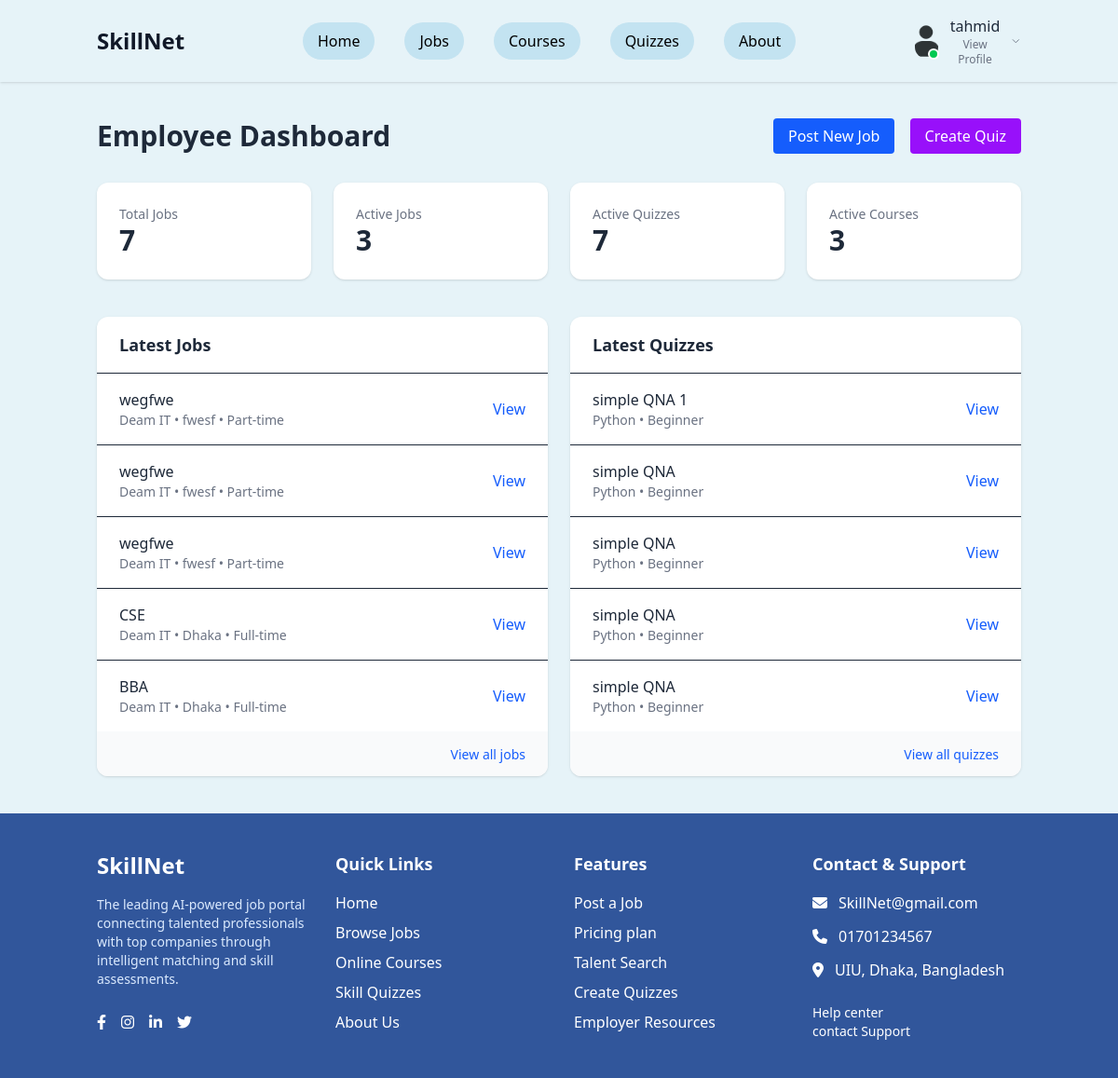
Screenshot of /employee/ (signed in) with the database file from the repository.
### app/models.py (models this page shows, shortened)
class Job(models.Model):
    JOB_TYPES = [
        ('full_time', 'Full-time'),
        ('part_time', 'Part-time'),
        ('contract', 'Contract'),
        ('internship', 'Internship'),
    ]
    EXPERIENCE_LEVELS = [
        ('entry', 'Entry-level'),
        ('mid', 'Mid-level'),
        ('senior', 'Senior'),
        ('top', 'Top-level'),
    ]
    WORK_MODES = [
        ('remote', 'Remote'),
        ('office', 'Office'),
        ('hybrid', 'Hybrid'),
    ]
    title = models.CharField(max_length=200)
    company = models.ForeignKey(Company, on_delete=models.CASCADE)
    location = models.CharField(max_length=100)
    salary_min = models.DecimalField(max_digits=10, decimal_places=2)
    salary_max = models.DecimalField(max_digits=10, decimal_places=2)
    job_type = models.CharField(max_length=20, choices=JOB_TYPES, default='full_time')
    experience_level = models.CharField(max_length=20, choices=EXPERIENCE_LEVELS, default='mid')
    work_mode = models.CharField(max_length=20, choices=WORK_MODES, default='office')
    description = models.TextField()
    requirements = models.TextField()
    skills_required = models.CharField(max_length=500)
    posted_date = models.DateTimeField(auto_now_add=True)
    is_active = models.BooleanField(default=True)
    category = models.CharField(max_length=100, default='General')

class Company(models.Model):
    name = models.CharField(max_length=200)
    logo = models.ImageField(upload_to='company_logos/', blank=True, null=True)
    description = models.TextField(blank=True)

class Quiz(models.Model):
    DIFFICULTY_LEVELS = [
        ('beginner', 'Beginner'),
        ('intermediate', 'Intermediate'),
        ('advanced', 'Advanced'),
    ]
    title = models.CharField(max_length=200)
    category = models.ForeignKey(QuizCategory, on_delete=models.CASCADE)
    instructor = models.CharField(max_length=100, default='Saharier')
    instructor_photo = models.ImageField(upload_to='instructor_photos/', blank=True, null=True)
    description = models.TextField(blank=True)
    difficulty = models.CharField(max_length=20, choices=DIFFICULTY_LEVELS, default='beginner')
    duration_minutes = models.IntegerField(default=30)
    total_questions = models.IntegerField(default=10)
    passing_score = models.IntegerField(default=70)
    rating = models.DecimalField(max_digits=3, decimal_places=1, default=5.0)
    rating_count = models.IntegerField(default=0)
    attempts_count = models.IntegerField(default=0)
    is_active = models.BooleanField(default=True)
    created_date = models.DateTimeField(auto_now_add=True)

class QuizCategory(models.Model):
    name = models.CharField(max_length=100)
    description = models.TextField(blank=True)

### accounts/views.py (the view)
# urls.py: path('employee/', employee_view, name='employee_view'),
@login_required
def employee_view(request):
    try:
        user_profile = CustomUser.objects.get(user=request.user)
        user_type = user_profile.user_type
    except CustomUser.DoesNotExist:
        user_type = 'user'
    if user_type not in ('employee', 'admin'):
        messages.error(request, 'Access denied: Employee area.')
        return redirect('home')
    context = {
        'jobs_count': Job.objects.count(),
        'active_jobs_count': Job.objects.filter(is_active=True).count(),
        'quizzes_count': Quiz.objects.filter(is_active=True).count(),
        'courses_count': Course.objects.filter(is_active=True).count(),
        'latest_jobs': Job.objects.order_by('-posted_date')[:5],
        'latest_quizzes': Quiz.objects.order_by('-created_date')[:5],
    }
    return render(request, 'employee/dashboard.html', context)

### static/templates/employee/dashboard.html
{% extends 'base.html' %}
{% load static %}
{% block content %}
<div class="container mx-auto px-4 py-10">
  <div class="flex items-center justify-between mb-8">
    <h1 class="text-3xl font-bold">Employee Dashboard</h1>
    <div class="space-x-3">
      <a href="{% url 'app:create_job' %}" class="px-4 py-2 bg-blue-600 text-white rounded hover:bg-blue-700">Post New Job</a>
      <a href="/admin/app/quiz/add/" class="px-4 py-2 bg-purple-600 text-white rounded hover:bg-purple-700">Create Quiz</a>
    </div>
  </div>
  <div class="grid grid-cols-1 md:grid-cols-2 lg:grid-cols-4 gap-6 mb-10">
    <div class="bg-white rounded-xl shadow p-6">
      <div class="text-sm text-gray-500">Total Jobs</div>
      <div class="text-3xl font-semibold">{{ jobs_count }}</div>
    </div>
    <div class="bg-white rounded-xl shadow p-6">
      <div class="text-sm text-gray-500">Active Jobs</div>
      <div class="text-3xl font-semibold">{{ active_jobs_count }}</div>
    </div>
    <div class="bg-white rounded-xl shadow p-6">
      <div class="text-sm text-gray-500">Active Quizzes</div>
      <div class="text-3xl font-semibold">{{ quizzes_count }}</div>
    </div>
    <div class="bg-white rounded-xl shadow p-6">
      <div class="text-sm text-gray-500">Active Courses</div>
      <div class="text-3xl font-semibold">{{ courses_count }}</div>
    </div>
  </div>
  <div class="grid grid-cols-1 lg:grid-cols-2 gap-6">
    <div class="bg-white rounded-xl shadow overflow-hidden">
      <div class="px-6 py-4 border-b">
        <h2 class="text-lg font-semibold">Latest Jobs</h2>
      </div>
      <div class="divide-y">
        {% for job in latest_jobs %}
          <div class="px-6 py-4 flex items-center justify-between">
            <div>
              <div class="font-medium">{{ job.title }}</div>
              <div class="text-sm text-gray-500">{{ job.company.name }} • {{ job.location }} • {{ job.get_job_type_display }}</div>
            </div>
            <a href="{% url 'app:job_detail' job.id %}" class="text-blue-600 hover:underline">View</a>
          </div>
        {% empty %}
          <div class="px-6 py-6 text-gray-500">No jobs yet.</div>
        {% endfor %}
      </div>
      <div class="px-6 py-3 bg-gray-50 text-right">
        <a href="{% url 'app:job_list' %}" class="text-sm text-blue-600 hover:underline">View all jobs</a>
      </div>
    </div>
    <div class="bg-white rounded-xl shadow overflow-hidden">
      <div class="px-6 py-4 border-b">
        <h2 class="text-lg font-semibold">Latest Quizzes</h2>
      </div>
      <div class="divide-y">
        {% for quiz in latest_quizzes %}
          <div class="px-6 py-4 flex items-center justify-between">
            <div>
              <div class="font-medium">{{ quiz.title }}</div>
              <div class="text-sm text-gray-500">{{ quiz.category.name }} • {{ quiz.get_difficulty_display }}</div>
            </div>
            <a href="{% url 'app:quiz_detail' quiz.id %}" class="text-blue-600 hover:underline">View</a>
          </div>
        {% empty %}
          <div class="px-6 py-6 text-gray-500">No quizzes yet.</div>
        {% endfor %}
      </div>
      <div class="px-6 py-3 bg-gray-50 text-right">
        <a href="{% url 'app:quiz_list' %}" class="text-sm text-blue-600 hover:underline">View all quizzes</a>
      </div>
    </div>
  </div>
</div>
{% endblock %}

### static/templates/nav/nav.html (shortened to what this page needs)
<header class="bg-[#E6F3F8] shadow-sm sticky top-0 z-50">
  <div class="container mx-auto px-4 py-4 flex items-center justify-between">
    <a href="/" class="text-2xl font-bold text-gray-900">SkillNet</a>
<div class="w-full flex justify-center">
  <nav class="hidden md:flex space-x-8">
    <a href="/" class="px-4 py-2 rounded-full bg-[#C3E3F1] text-black hover:bg-blue-100 transition">Home</a>
    <a href="/jobs" class="px-4 py-2 rounded-full bg-[#C3E3F1] text-black hover:bg-blue-100 transition">Jobs</a>
    <a href="/courses" class="px-4 py-2 rounded-full bg-[#C3E3F1] text-black hover:bg-blue-100 transition">Courses</a>
    <a href="/quizzes" class="px-4 py-2 rounded-full bg-[#C3E3F1] text-black hover:bg-blue-100 transition">Quizzes</a>
    <a href="/about" class="px-4 py-2 rounded-full bg-[#C3E3F1] text-black hover:bg-blue-100 transition">About</a>
  </nav>
</div>
    <div class="flex items-center space-x-4">
      {% if user.is_authenticated %}
        <div x-data="{ open: false }" class="relative">
          <button @click="open = !open" class="flex items-center space-x-3 focus:outline-none group">
            <div class="relative">
              <img src="{{ user.profile.image.url|default:'/static/images/default-avatar.png' }}"
                   alt="Profile"
                   class="w-10 h-10 rounded-full object-cover border-1 border-transparent group-hover:border-black transition-colors">
              <div class="absolute bottom-0 right-0 w-3 h-3 bg-green-500 rounded-full border-2 border-white"></div>
            </div>
            <div class="hidden md:flex flex-col items-start">
              <span class="font-medium text-gray-800">{{ user.username }}</span>
              <span class="text-xs text-gray-500">View Profile</span>
            </div>
            <svg xmlns="http://www.w3.org/2000/svg"
                 class="h-4 w-4 text-gray-500 transition-transform duration-200"
                 :class="{'rotate-180': open}"
                 fill="none"
                 viewBox="0 0 24 24"
                 stroke="currentColor">
              <path stroke-linecap="round" stroke-linejoin="round" stroke-width="2" d="M19 9l-7 7-7-7" />
            </svg>
          </button>
        </div>
      {% endif %}
    </div>
  </div>
</header>

### rows the page displays
Job: title "wegfwe", company.name "Deam IT", location "fwesf", job_type "Part-time"
Job: title "wegfwe", company.name "Deam IT", location "fwesf", job_type "Part-time"
Job: title "wegfwe", company.name "Deam IT", location "fwesf", job_type "Part-time"
Job: title "CSE", company.name "Deam IT", location "Dhaka", job_type "Full-time"
Job: title "BBA", company.name "Deam IT", location "Dhaka", job_type "Full-time"
Quiz: title "simple QNA 1", category.name "Python", difficulty "Beginner"
Quiz: title "simple QNA", category.name "Python", difficulty "Beginner"
Quiz: title "simple QNA", category.name "Python", difficulty "Beginner"
Quiz: title "simple QNA", category.name "Python", difficulty "Beginner"
Quiz: title "simple QNA", category.name "Python", difficulty "Beginner"

### other values shown
{{ user.username }} "tahmid"
{{ jobs_count }} "7"
{{ active_jobs_count }} "3"
{{ quizzes_count }} "7"
{{ courses_count }} "3"
